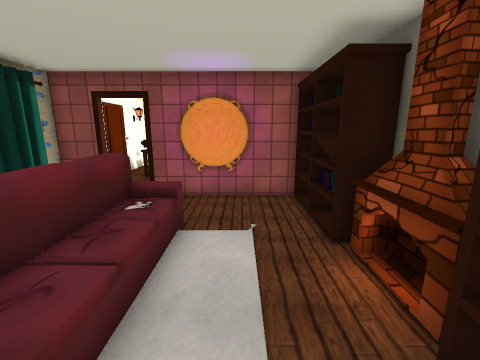
View 1 (above)

19 first-person views from a walk through a 3-D level made in the Unity game engine. The camera is 1.52 m above the floor, tilts 12° down and sees 90° across. The floor is counted in squares, 0.55 m on a side. Each view is taken from the middle of a square. On the plan, view 1 faces up. The plan holds only what a view shows up to about 18 squares ahead; the rest is blank. The place goes on beyond the plan. The player is left out. Door leaves are left out, so doorways stand open. Some surface patterns are stand-ins.

View 2
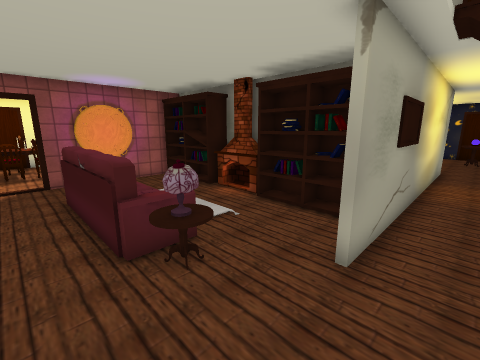

View 3
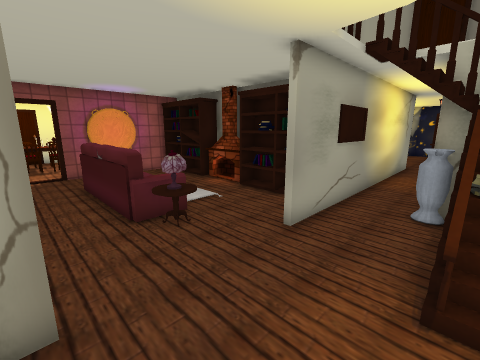

View 4
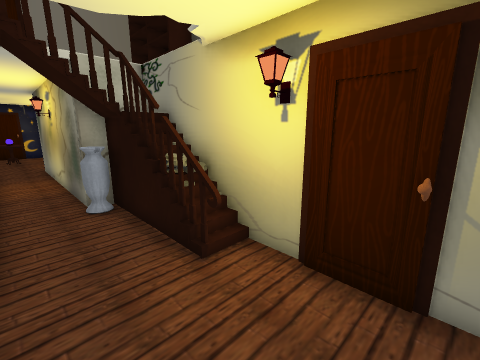

View 5
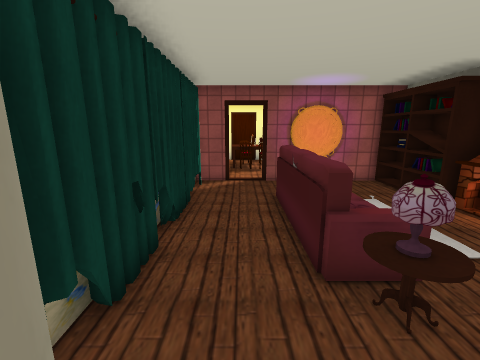

View 6
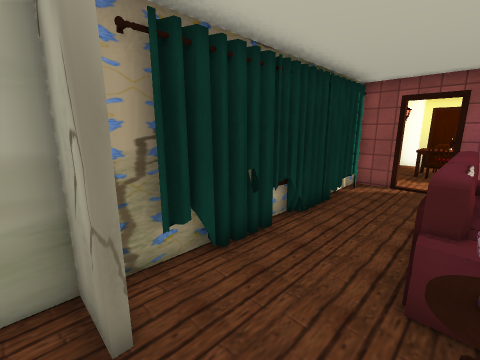

View 7
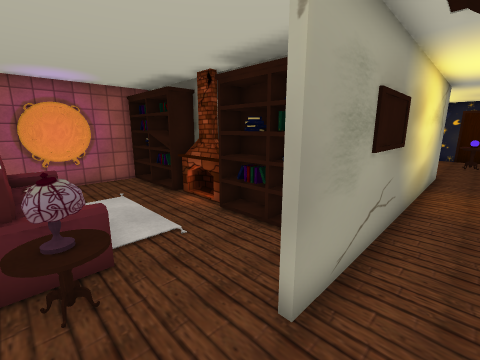

View 8
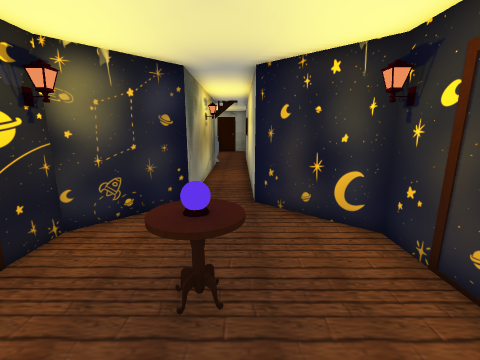

View 9
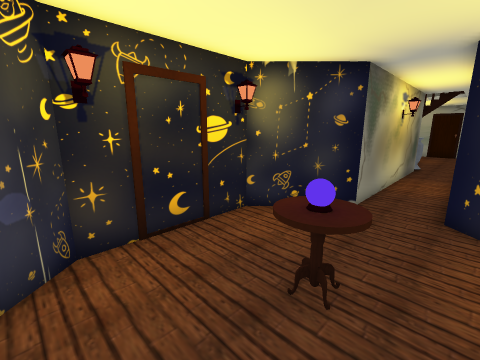

View 10
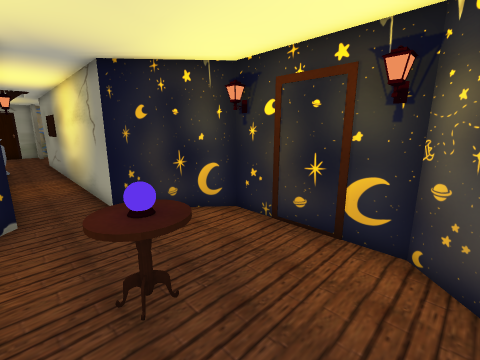

View 11
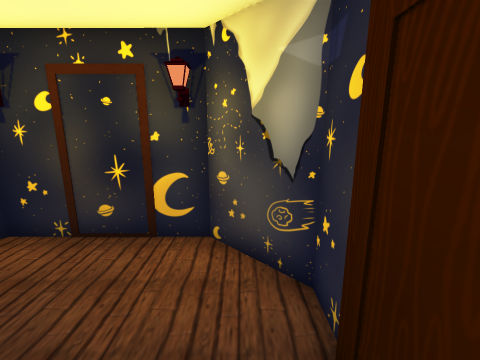

View 12
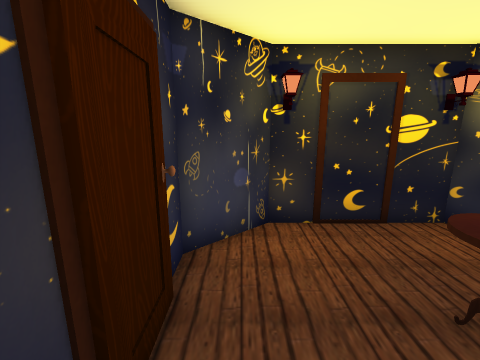

View 13
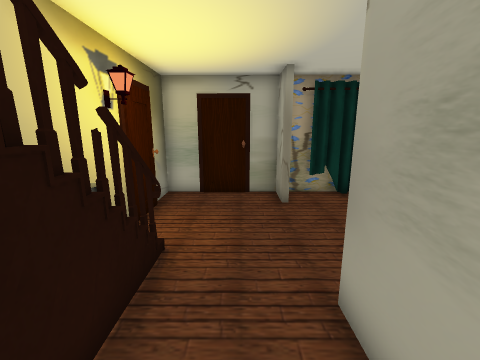

View 14
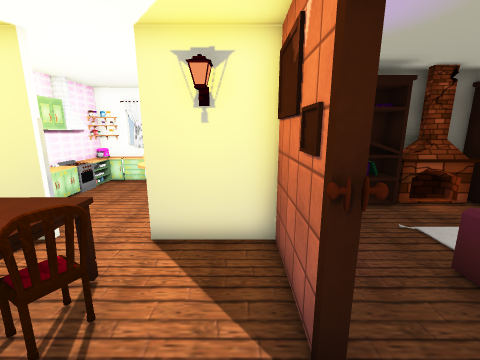

View 15
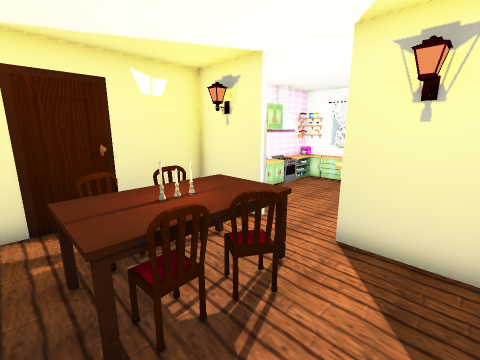

View 16
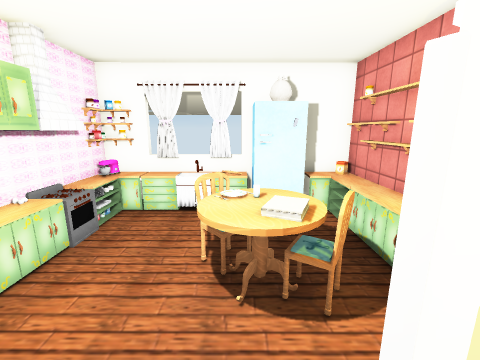

View 17
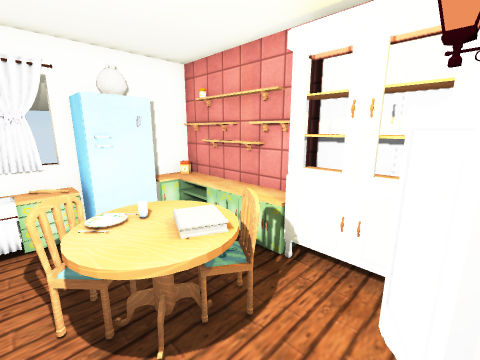

View 18
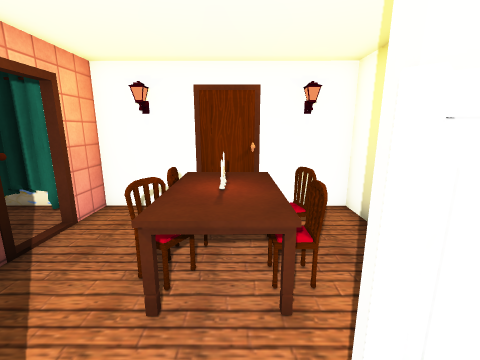

View 19
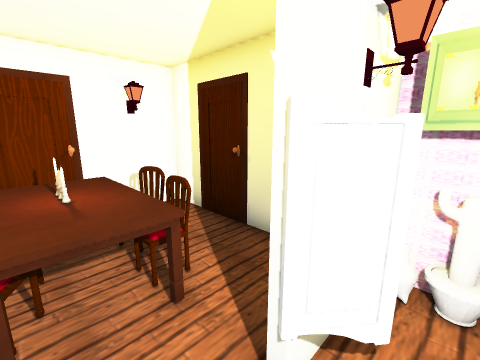

### Floor plan
Key: @ floor where view 1 was taken; # wall or solid block; . floor; D open door; = window, fence, low wall or low ledge; ^ raised ledge; O other object.
Columns run from 7 left of view 1 to 24 right of it. Each row starts with its distance up from view 1.
 19 ################
 18 #......######^##
 17 #.O....##.....^D
 16 #.O^O^.#......=D
 15 #.^^^^....=O..#D
 14 #.^^^^...=^O..#D
 13 #.OO#..# OO^.###
 12 #......##O...###
 11 #......####===^#
 10 ##DD############
  9 #........OO
  8 #........OO
  7 #...==...OO
  6 #..O##...OO#
  5 #..OO ...###
  4 #..OOO...=##
  3 #..OO ...=##
  2 #..OOO...OO#
  1 #..=# ...OO            ########
  0 #...##.@.OO            #......##
 -1 #...=....#O           ##.......#
 -2 ##.....################........#
 -3 #.........................==...#
 -4 #.........................=#...#
 -5 #.........=###########.........#
 -6 #...=#######         ##........#
 -7 #######               ##......##
 -8                        ##D#####

Positions as (right, up) in squares from view 1, and headings:
1: (0, 0), facing up
2: (-5, -4), facing up-right
3: (-6, -6), facing up-right
4: (-6, -3), facing down-right
5: (-5, -3), facing up
6: (-3, -3), facing up-left
7: (-3, -4), facing up-right
8: (23, -3), facing left
9: (23, -2), facing down-left
10: (23, -5), facing up-left
11: (23, -5), facing up
12: (23, -1), facing down
13: (3, -4), facing left
14: (-6, 11), facing right
15: (-6, 11), facing up-right
16: (-1, 14), facing right
17: (0, 15), facing down-right
18: (1, 15), facing left
19: (1, 14), facing up-left
